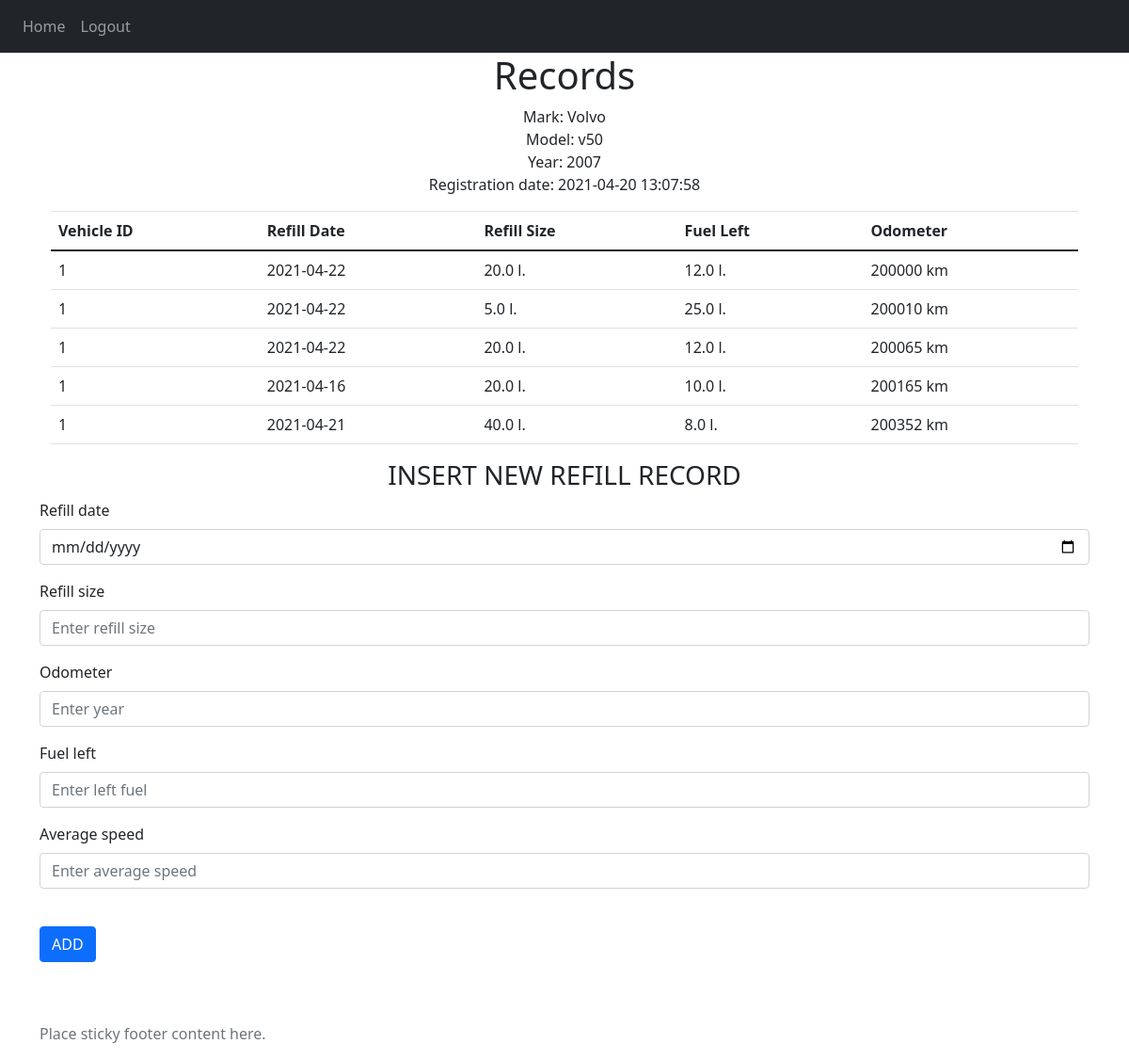
The app's page /record/1 (signed in) with its own data.
### website/models.py (models this page shows)
class Vehicle(db.Model):
    id = db.Column(db.Integer, primary_key=True)
    reg_date = db.Column(db.DateTime(timezone=True), default=func.now())
    mark = db.Column(db.String(100))
    model = db.Column(db.String(100))
    year = db.Column(db.Integer)
    reg_odometer = db.Column(db.String(100))#reg od
    avg_fuel_cons = db.Column(db.Integer)
    vehicle_tank_cap = db.Column(db.Integer)
    user_id = db.Column(db.Integer, db.ForeignKey('user.id'))
    records = db.relationship('Record')

class Record(db.Model):
    id = db.Column(db.Integer, primary_key=True)
    datetime = db.Column(db.DateTime(timezone=True), default=func.now())
    vehicle_id = db.Column(db.Integer, db.ForeignKey('vehicle.id'))
    refill_date = db.Column(db.Date)
    odometer = db.Column(db.Integer)
    refill_size = db.Column(db.Integer)
    fuel_left = db.Column(db.Float)
    avg_speed = db.Column(db.Float)

### website/views.py (the view, shortened to what this page needs)
@views.route('/record/<vehicle_id>', methods=['GET', 'POST'])
@login_required
def record(vehicle_id):
    veh = Vehicle.query.filter_by(id=vehicle_id).first_or_404()
    return render_template("record.html", user=current_user, vehicle=veh)

### website/__init__.py (called while the page is built)
def create_app():
    app = Flask(__name__)
    app.config['SECRET_KEY'] = 'hjshjhdjah kjshkjdhjs'
    app.config['SQLALCHEMY_DATABASE_URI'] = f'sqlite:///{DB_NAME}'
    db.init_app(app)
    from .views import views
    from .auth import auth
    app.register_blueprint(views, url_prefix='/')
    app.register_blueprint(auth, url_prefix='/')
    from .models import User, Note
    create_database(app)
    login_manager = LoginManager()
    login_manager.login_view = 'auth.login'
    login_manager.init_app(app)
    @login_manager.user_loader
    def load_user(id):
        return User.query.get(int(id))
    return app

### website/templates/record.html (shortened to what this page needs)
{% extends "base.html" %} {% block title %} RECORD {% endblock %}
{% block content%}
{% if current_user.id == vehicle.user_id %}
<div class="container">
    <h1 align="center">Records</h1>
    <p align="center">Mark: {{vehicle.mark}}<br>Model: {{vehicle.model}}<br>Year: {{vehicle.year}}<br>Registration date: {{vehicle.reg_date}}</p>
    <table class="table">
  <thead>
    <tr>
      <th scope="col">Vehicle ID</th>
      <th scope="col">Refill Date</th>
      <th scope="col">Refill Size</th>
      <th scope="col">Fuel Left</th>
      <th scope="col">Odometer</th>
    </tr>
  </thead>
  <tbody>
    {% for rec in vehicle.records %}
    <tr>
      <td>{{ rec.vehicle_id }}</td>
      <td>{{ rec.refill_date }}</td>
      <td>{{ rec.refill_size }} l.</td>
      <td>{{ rec.fuel_left }} l.</td>
      <td>{{ rec.odometer }} km</td>
    </tr>
    {% endfor %}
  </tbody>
</table>
</div>
  <form method = "POST">
    <h3 align="center"> INSERT NEW REFILL RECORD</h3>
    <div class = "form-group">
        <label for="refillDate">Refill date</label>
        <input type="date"
               class="form-control"
               id = "refillDate"
               name = "refillDate"
               placeholder="Enter refill date"
               required/>
    </div>
    <div class = "form-group">
        <label for="refillSize">Refill size</label>
        <input type="text"
               class="form-control"
               id = "refillSize"
               name = "refillSize"
               placeholder="Enter refill size"
               required/>
    </div>
    <div class = "form-group">
        <label for="odometer">Odometer</label>
        <input type="text"
               class="form-control"
               id = "odometer"
               name = "odometer"
               placeholder="Enter year"
               required/>
    </div>
    <div class = "form-group">
        <label for="fuelLeft">Fuel left</label>
        <input type="text"
               class="form-control"
               id = "fuelLeft"
               name = "fuelLeft"
               placeholder="Enter left fuel"
               required/>
    </div>
    <div class = "form-group">
        <label for="avgSpeed">Average speed</label>
        <input type="text"
               class="form-control"
               id = "avgSpeed"
               name = "avgSpeed"
               placeholder="Enter average speed"/>
    </div>
  <br>
  <button type = "submit" class="btn btn-primary">ADD</button>
</form>
</div>
{% else %}
<h1> NO ACCESS!!</h1>
{% endif %}
<br />
{% endblock %}

### website/templates/base.html (shortened to what this page needs)
<!DOCTYPE html>
<html>
  <head>
    <link
      rel="stylesheet"
      href="https://stackpath.bootstrapcdn.com/bootstrap/4.4.1/css/bootstrap.min.css"
    />
   <link href="https://cdn.jsdelivr.net/npm/bootstrap@5.0.0-beta3/dist/css/bootstrap.min.css"
         rel="stylesheet"
>
    <link
      rel="stylesheet"
      href="https://stackpath.bootstrapcdn.com/font-awesome/4.7.0/css/font-awesome.min.css"
    />
  </head>
  <body>
    <nav class="navbar navbar-expand-lg navbar-dark bg-dark">
      <div class="collapse navbar-collapse" id="navbar">
        <div class="navbar-nav">
          {% if user.is_authenticated %}
          <a class="nav-item nav-link" id="home" href="/">Home</a>
          <a class="nav-item nav-link" id="logout" href="/logout">Logout</a>
          {% else %}
          <a class="nav-item nav-link" id="login" href="/login">Login</a>
          <a class="nav-item nav-link" id="signUp" href="/sign-up">Sign Up</a>
          {% endif %}
        </div>
      </div>
    </nav>
    <div class="container">{% block content %} {% endblock %}</div>
    <br />
    <footer class="footer mt-auto py-3">
      <div class="container">
        <span class="text-muted">Place sticky footer content here.</span>
      </div>
    </footer>
  </body>
</html>

### records on screen
Vehicle: mark "Volvo", model "v50", year "2007", reg_date "2021-04-20 13:07:58"
Record: vehicle_id "1", refill_date "2021-04-22", refill_size "20.0", fuel_left "12.0", odometer "200000"
Record: vehicle_id "1", refill_date "2021-04-22", refill_size "5.0", fuel_left "25.0", odometer "200010"
Record: vehicle_id "1", refill_date "2021-04-22", refill_size "20.0", fuel_left "12.0", odometer "200065"
Record: vehicle_id "1", refill_date "2021-04-16", refill_size "20.0", fuel_left "10.0", odometer "200165"
Record: vehicle_id "1", refill_date "2021-04-21", refill_size "40.0", fuel_left "8.0", odometer "200352"
